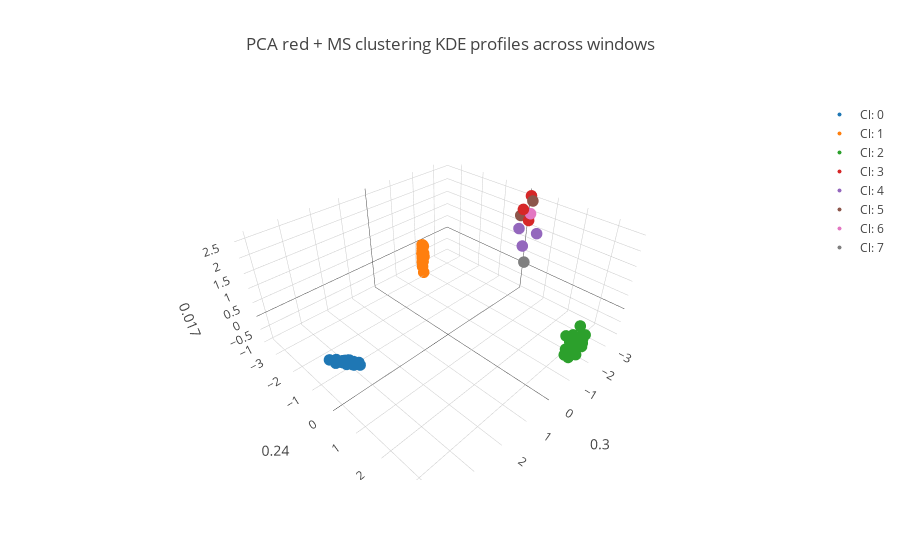

Notebook source saved alongside this figure:
### Code cell
#####
KDE_stats= [[[Construct[Chr][wind][gp] for gp in sorted(Construct[Chr][wind].keys())] for wind in sorted(Construct[Chr].keys())] for Chr in Construct.keys()]
KDE_stats= np.array([y for y in it.chain(*[z for z in it.chain(*KDE_stats)])])

KDE_stats= np.array(KDE_stats)

n_comp = 4

pca1 = PCA(n_components=n_comp, whiten=False,svd_solver='randomized')
likelihood_feats = pca1.fit_transform(KDE_stats)
var_comps= pca1.explained_variance_ratio_

print("; ".join(['PC{0}: {1}'.format(x+1,round(pca1.explained_variance_ratio_[x],3)) for x in range(n_comp)]))
print('features shape: {}'.format(likelihood_feats.shape))

## perform MeanShift clustering.
iu1 = np.triu_indices(KDE_stats.shape[0])

bandwidth = estimate_bandwidth(likelihood_feats, quantile=0.20)
params = {'bandwidth': np.linspace(np.min(likelihood_feats), np.max(likelihood_feats),30)}
grid = GridSearchCV(KernelDensity(algorithm = "ball_tree",breadth_first = False), params,verbose=0)

ms = MeanShift(bandwidth=bandwidth, bin_seeding=False, cluster_all=False, min_bin_freq=15)
ms.fit(likelihood_feats)
labels1 = ms.labels_
label_select = {y:[x for x in range(len(labels1)) if labels1[x] == y] for y in sorted(list(set(labels1))) if y != -1}

MS_centroids= [np.mean(likelihood_feats[label_select[z],:],axis= 0) for z in label_select.keys()]
MS_pair_dist= pairwise_distances(MS_centroids,metric= 'euclidean')
#MS_pair_dist= MS_pair_dist[iu_control]



fig_data= [go.Scatter3d(
        x = likelihood_feats[label_select[i],0],
        y = likelihood_feats[label_select[i],1],
        z = likelihood_feats[label_select[i],2],
        type='scatter3d',
        mode= "markers",
        name= 'Cl: {}'.format(i),
        text= ['gp: {}'.format(i) for x in label_select[i]],
        marker= {
        'line': {'width': 0},
        'size': 4,
        'symbol': 'circle',
        "opacity": 1
      }
    ) for i in label_select.keys()]



layout = go.Layout(
    title= 'PCA red + MS clustering KDE profiles across windows',
    
    scene= Scene(
    yaxis=dict(
        title='{}'.format(round(var_comps[1],3))),
    xaxis=dict(
    title= '{}'.format(round(var_comps[0],3))),
    zaxis=dict(
    title= '{}'.format(round(var_comps[2],3))))
)


fig = go.Figure(data=fig_data,layout= layout)
iplot(fig)

### Figure 1 — Plotly figure (JSON) as saved in the notebook; plotly's stock layout.template omitted (floating-point values rounded to 4 significant figures)
{"data": [{"marker": {"line": {"width": 0}, "opacity": 1, "size": 4, "symbol": "circle"}, "mode": "markers", "name": "Cl: 0", "text": ["gp: 0", "gp: 0", "gp: 0", "gp: 0", "gp: 0", "gp: 0", "gp: 0", "gp: 0", "gp: 0", "gp: 0", "gp: 0", "gp: 0", "gp: 0", "gp: 0", "gp: 0", "gp: 0", "gp: 0", "gp: 0", "gp: 0", "gp: 0", "gp: 0", "gp: 0", "gp: 0", "gp: 0", "gp: 0", "gp: 0", "gp: 0", "gp: 0", "gp: 0", "gp: 0", "gp: 0", "gp: 0", "gp: 0", "gp: 0", "gp: 0", "gp: 0", "gp: 0", "gp: 0", "gp: 0", "gp: 0"], "type": "scatter3d", "x": [3.771, 3.419, 3.905, 3.58, 3.643, 3.644, 3.713, 3.682, 4.051, 3.389, 3.458, 3.574, 3.592, 3.459, 3.413, 3.352, 3.265, 3.238, 3.414, 3.488, 3.712, 3.645, 3.893, 3.827, 3.777, 3.428, 3.392, 3.35, 3.62, 3.619, 3.616, 3.613, 3.549, 3.553, 3.674, 3.522, 3.875, 3.504, 3.472, 3.604], "y": [-0.1229, -0.1087, -0.1283, -0.1152, -0.1178, -0.1178, -0.1206, -0.1193, -0.1342, -0.1075, -0.1103, -0.115, -0.1157, -0.1103, -0.1085, -0.106, -0.1026, -0.1014, -0.1085, -0.1115, -0.1205, -0.1178, -0.1279, -0.1252, -0.1232, -0.1091, -0.1076, -0.1059, -0.1169, -0.1168, -0.1166, -0.1165, -0.114, -0.1142, -0.119, -0.1129, -0.1271, -0.1122, -0.1109, -0.1162], "z": [0.27, -0.05352, 0.3015, 0.1504, 0.1582, 0.2277, 0.2628, 0.2076, 0.5115, -0.04989, -0.04245, 0.1455, 0.1088, 0.008918, 0.03362, -0.08437, -0.09638, -0.2068, -0.0884, 0.06518, 0.1915, 0.1541, 0.3899, 0.3194, 0.2537, -0.01418, -0.08252, -0.1019, 0.1824, 0.1728, 0.06615, 0.08071, 0.07903, 0.1824, 0.2059, 0.1575, 0.408, 0.0758, 0.009193, 0.1566]}, {"marker": {"line": {"width": 0}, "opacity": 1, "size": 4, "symbol": "circle"}, "mode": "markers", "name": "Cl: 1", "text": ["gp: 1", "gp: 1", "gp: 1", "gp: 1", "gp: 1", "gp: 1", "gp: 1", "gp: 1", "gp: 1", "gp: 1", "gp: 1", "gp: 1", "gp: 1", "gp: 1", "gp: 1", "gp: 1", "gp: 1", "gp: 1", "gp: 1", "gp: 1", "gp: 1", "gp: 1", "gp: 1", "gp: 1", "gp: 1", "gp: 1", "gp: 1", "gp: 1", "gp: 1", "gp: 1"], "type": "scatter3d", "x": [-1.889, -1.929, -2.043, -2.042, -2.023, -2.029, -2.013, -2.036, -1.916, -1.971, -1.885, -1.834, -1.979, -1.943, -1.927, -1.941, -1.985, -1.908, -1.949, -2.003, -1.994, -2.084, -2.097, -2.061, -1.996, -2.029, -1.978, -1.793, -2.135, -2.107], "y": [-3.127, -3.21, -3.349, -3.379, -3.341, -3.329, -3.304, -3.322, -3.176, -3.246, -3.167, -3.054, -3.321, -3.253, -3.198, -3.267, -3.292, -3.173, -3.198, -3.306, -3.328, -3.402, -3.427, -3.413, -3.296, -3.368, -3.3, -3.048, -3.471, -3.442], "z": [-0.2095, -0.4053, -0.0943, -0.2777, -0.3864, -0.2379, -0.05755, 0.004331, -0.3097, -0.3449, -0.5726, -0.2881, -0.7039, -0.5534, -0.3776, -0.8573, -0.3063, -0.3994, 0.0514, -0.3287, -0.544, -0.07279, -0.1491, -0.3997, -0.4494, -0.5147, -0.6607, -0.9512, -0.07891, -0.2191]}, {"marker": {"line": {"width": 0}, "opacity": 1, "size": 4, "symbol": "circle"}, "mode": "markers", "name": "Cl: 2", "text": ["gp: 2", "gp: 2", "gp: 2", "gp: 2", "gp: 2", "gp: 2", "gp: 2", "gp: 2", "gp: 2", "gp: 2", "gp: 2", "gp: 2", "gp: 2", "gp: 2", "gp: 2", "gp: 2", "gp: 2", "gp: 2", "gp: 2", "gp: 2", "gp: 2", "gp: 2", "gp: 2", "gp: 2", "gp: 2", "gp: 2", "gp: 2"], "type": "scatter3d", "x": [-1.757, -1.797, -1.636, -1.834, -1.632, -1.663, -1.745, -1.674, -1.813, -1.679, -1.743, -1.674, -1.721, -1.658, -1.799, -1.808, -1.6, -1.636, -1.653, -1.578, -1.601, -1.737, -1.572, -1.589, -1.751, -1.801, -1.682], "y": [3.477, 3.509, 3.264, 3.558, 3.3, 3.313, 3.424, 3.287, 3.523, 3.333, 3.416, 3.281, 3.407, 3.296, 3.491, 3.541, 3.221, 3.248, 3.299, 3.128, 3.234, 3.457, 3.195, 3.19, 3.398, 3.547, 3.314], "z": [-0.3479, -0.3113, -0.5092, -0.02147, -0.9226, -0.5769, -0.3368, -0.1305, -0.196, -0.5932, -0.1928, -0.09181, -0.5685, -0.3393, -0.02503, -0.3167, -0.644, -0.363, -0.5376, -0.164, -0.8111, -0.7761, -0.8509, -0.6421, 0.2574, -0.443, -0.3687]}, {"marker": {"line": {"width": 0}, "opacity": 1, "size": 4, "symbol": "circle"}, "mode": "markers", "name": "Cl: 3", "text": ["gp: 3", "gp: 3", "gp: 3"], "type": "scatter3d", "x": [-3.25, -3.465, -3.296], "y": [0.08296, 0.1804, 0.2946], "z": [2.174, 2.593, 1.846]}, {"marker": {"line": {"width": 0}, "opacity": 1, "size": 4, "symbol": "circle"}, "mode": "markers", "name": "Cl: 4", "text": ["gp: 4", "gp: 4", "gp: 4"], "type": "scatter3d", "x": [-3.216, -3.251, -3.28], "y": [0.2204, -0.005493, 0.659], "z": [0.9248, 1.468, 1.522]}, {"marker": {"line": {"width": 0}, "opacity": 1, "size": 4, "symbol": "circle"}, "mode": "markers", "name": "Cl: 5", "text": ["gp: 5", "gp: 5"], "type": "scatter3d", "x": [-3.231, -3.422], "y": [0.02216, 0.2818], "z": [1.949, 2.466]}, {"marker": {"line": {"width": 0}, "opacity": 1, "size": 4, "symbol": "circle"}, "mode": "markers", "name": "Cl: 6", "text": ["gp: 6"], "type": "scatter3d", "x": [-3.425], "y": [0.2505], "z": [2.021]}, {"marker": {"line": {"width": 0}, "opacity": 1, "size": 4, "symbol": "circle"}, "mode": "markers", "name": "Cl: 7", "text": ["gp: 7"], "type": "scatter3d", "x": [-3.04], "y": [0.4702], "z": [0.4925]}], "layout": {"scene": {"xaxis": {"title": "0.3"}, "yaxis": {"title": "0.24"}, "zaxis": {"title": "0.017"}}, "title": "PCA red + MS clustering KDE profiles across windows"}}
